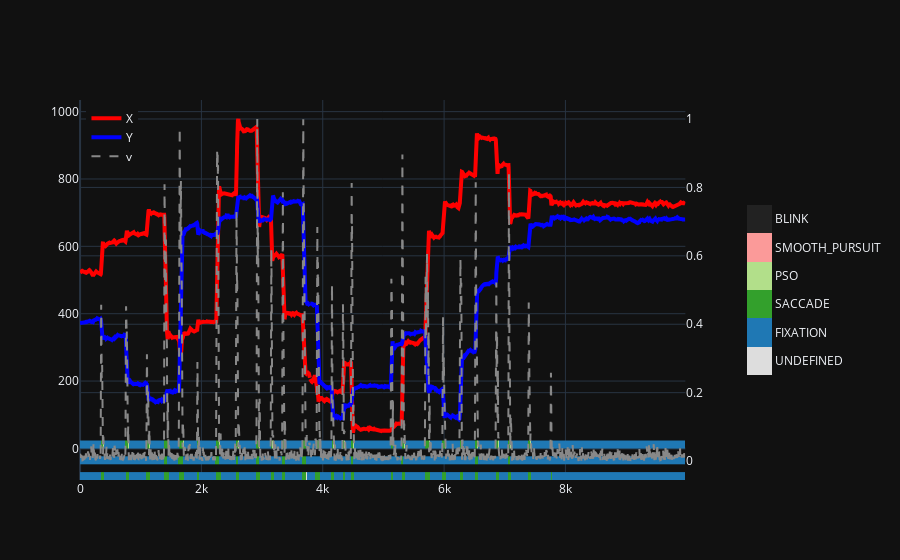

The notebook cell this image was saved under:
### Markdown cell above
### Figure 3: Gaze over Time with Multiple Detectors
Adding the detection results for NHDetector and EngbertDetector to the previous figure.

### Code cell
nh_events = nh_results[cnst.GAZE][cnst.EVENT_TYPE]
eng_events = engbert_results[cnst.GAZE][cnst.EVENT_TYPE]

new_fig = go.Figure(fig)

fig.add_trace(go.Heatmap(z=[nh_events], zmin=np.nanmin(event_vals), zmax=np.nanmax(event_vals),
                         x=t, y=[-2 * line_size, -1 * line_size],
                         colorscale=discrete_colors, showscale=False,), 
              secondary_y=False)

fig.add_trace(go.Heatmap(z=[eng_events], zmin=np.nanmin(event_vals), zmax=np.nanmax(event_vals),
                         x=t, y=[-4 * line_size, -3 * line_size],
                         colorscale=discrete_colors, showscale=False,), 
              secondary_y=False)

fig.show()

### Figure 1 — Plotly figure (JSON) as saved in the notebook; plotly's stock layout.template omitted (floating-point values rounded to 4 significant figures; data arrays with more than 128 entries replaced by an {"elided": "..."} marker saying what was removed)
{"data": [{"line": {"color": "#ff0000", "width": 4}, "mode": "lines", "name": "X", "x": {"elided": "4988 float values"}, "y": {"elided": "4988 float values"}, "xaxis": "x", "yaxis": "y", "type": "scatter"}, {"line": {"color": "#0000ff", "width": 4}, "mode": "lines", "name": "Y", "x": {"elided": "4988 float values"}, "y": {"elided": "4988 float values"}, "xaxis": "x", "yaxis": "y", "type": "scatter"}, {"line": {"color": "#888888", "dash": "dash", "width": 2}, "mode": "lines", "name": "v", "x": {"elided": "4988 float values"}, "y": {"elided": "4988 float values"}, "xaxis": "x", "yaxis": "y2", "type": "scatter"}, {"colorbar": {"len": 0.5, "thickness": 25, "ticktext": ["UNDEFINED", "FIXATION", "SACCADE", "PSO", "SMOOTH_PURSUIT", "BLINK"], "tickvals": [0.5, 1.5, 2.5, 3.5, 4.5, 5.5]}, "colorscale": [[0.0, "#dddddd"], [0.1667, "#dddddd"], [0.1667, "#1f78b4"], [0.3333, "#1f78b4"], [0.3333, "#33a02c"], [0.5, "#33a02c"], [0.5, "#b2df8a"], [0.6667, "#b2df8a"], [0.6667, "#fb9a99"], [0.8333, "#fb9a99"], [0.8333, "#222222"], [1.0, "#222222"]], "x": {"elided": "4988 float values"}, "y": [0, 23.45], "z": {"elided": "1x4988 float values"}, "zmax": 6, "zmin": 0, "xaxis": "x", "yaxis": "y", "type": "heatmap"}, {"colorscale": [[0.0, "#dddddd"], [0.1667, "#dddddd"], [0.1667, "#1f78b4"], [0.3333, "#1f78b4"], [0.3333, "#33a02c"], [0.5, "#33a02c"], [0.5, "#b2df8a"], [0.6667, "#b2df8a"], [0.6667, "#fb9a99"], [0.8333, "#fb9a99"], [0.8333, "#222222"], [1.0, "#222222"]], "showscale": false, "x": {"elided": "4988 float values"}, "y": [-46.91, -23.45], "z": {"elided": "1x4988 int values"}, "zmax": 6, "zmin": 0, "type": "heatmap", "xaxis": "x", "yaxis": "y"}, {"colorscale": [[0.0, "#dddddd"], [0.1667, "#dddddd"], [0.1667, "#1f78b4"], [0.3333, "#1f78b4"], [0.3333, "#33a02c"], [0.5, "#33a02c"], [0.5, "#b2df8a"], [0.6667, "#b2df8a"], [0.6667, "#fb9a99"], [0.8333, "#fb9a99"], [0.8333, "#222222"], [1.0, "#222222"]], "showscale": false, "x": {"elided": "4988 float values"}, "y": [-93.82, -70.36], "z": {"elided": "1x4988 float values"}, "zmax": 6, "zmin": 0, "type": "heatmap", "xaxis": "x", "yaxis": "y"}], "layout": {"xaxis": {"anchor": "y", "domain": [0.0, 0.94]}, "yaxis": {"anchor": "x", "domain": [0.0, 1.0]}, "yaxis2": {"anchor": "x", "overlaying": "y", "side": "right"}, "legend": {"yanchor": "top", "y": 0.99, "xanchor": "left", "x": 0.01}}}
